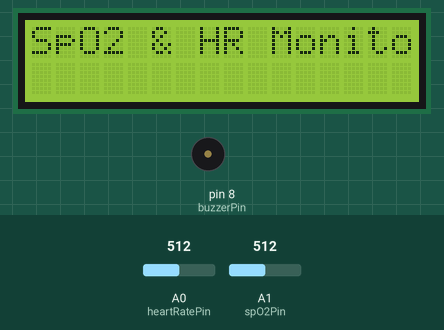
The sketch below on a simulated Arduino Uno, built with avr-gcc and run on an emulated ATmega328P. Shown: 16×2 character LCD, buzzer (waves = sounding, pin HIGH). The test bench sets the inputs (shaded band); at power-on: A0 (heartRatePin) = 512, A1 (spO2Pin) = 512. The modem accepts every AT command (registered, SIM ready, sends succeed) and sends nothing else; what the sketch prints to the serial monitor is not drawn.

Above: at 1.1 s.
At 3.2 s:
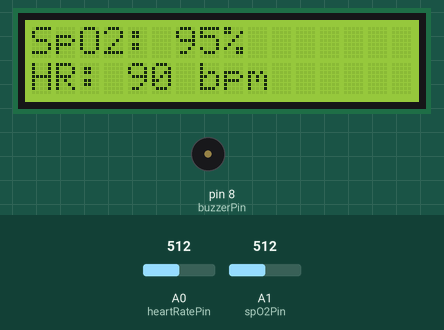
3.3 s: A0 (heartRatePin) set to 716
At 9.5 s:
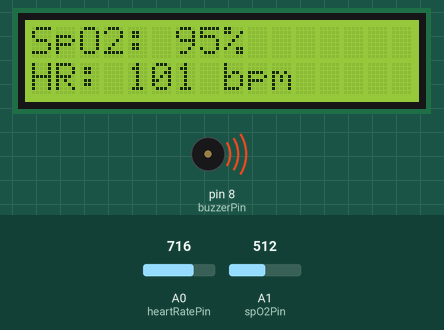
Timing chart, 0 to 10.9 s (numbered marks = the images above; inputs shaded):
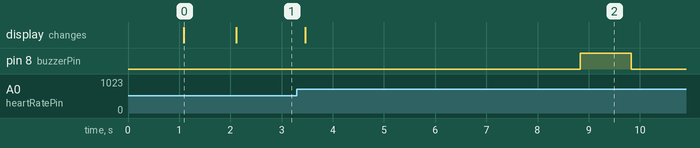

Measured:
- after the input at 3.3 s, pin 8 (buzzerPin): LOW → HIGH after 5.5 s, → LOW 1.0 s later; the display: changes after 0.16 s (image 2)
- what the display in image 0 shows lasts 1.0 s, from 1.1 s to 2.1 s

The sketch:

HEARTBEAT_MONITOR.ino
```cpp
#include <Wire.h>
#include <LiquidCrystal_I2C.h>
#include <SoftwareSerial.h>

// Initialize the LCD with the I2C address 0x27 and dimensions (16x2)
LiquidCrystal_I2C lcd(0x27, 16, 2);

// Initialize SoftwareSerial for GSM module (TX, RX)
SoftwareSerial gsmSerial(2, 3);

// Define pins for the potentiometers and buzzer
const int heartRatePin = A0; // Potentiometer 1 for heart rate
const int spO2Pin = A1; // Potentiometer 2 for SpO2
const int buzzerPin = 8; // Buzzer pin

// Define thresholds for abnormalities
const int heartRateThreshold = 100; // Heart rate above 100 bpm is abnormal
const int spO2Threshold = 95; // SpO2 below 95% is abnormal

// State variables to track the status of alerts
bool heartRateAlertSent = false;
bool spO2AlertSent = false;

void setup() {
  lcd.init(); // Initialize the LCD
  lcd.backlight(); // Turn on the backlight

  Serial.begin(9600); // Initialize serial communication for debugging
  gsmSerial.begin(9600); // Initialize GSM serial communication

  // Set up the buzzer pin
  pinMode(buzzerPin, OUTPUT);
  digitalWrite(buzzerPin, LOW); // Ensure buzzer is off initially

  // Test GSM module with basic AT command
  gsmSerial.println("AT");
  delay(1000);
  if (gsmSerial.available()) {
    Serial.println("GSM Module Ready");
    while (gsmSerial.available()) {
      Serial.write(gsmSerial.read());
    }
  } else {
    Serial.println("GSM Module Not Responding");
  }

  lcd.setCursor(0, 0);
  lcd.print("SpO2 & HR Monitor");
  delay(1000); // Short initializing message delay

  lcd.clear(); // Clear the LCD screen

  pinMode(heartRatePin, INPUT);
  pinMode(spO2Pin, INPUT);
}

void loop() {
  // Read analog values from the potentiometers
  int heartRateValue = analogRead(heartRatePin);
  int spO2Value = analogRead(spO2Pin);

  // Convert potentiometer values to usable data
  int heartRate = map(heartRateValue, 0, 1023, 60, 120); // Map to a typical heart rate range (60 - 120 bpm)
  int spO2 = map(spO2Value, 0, 1023, 90, 100); // Map to a typical SpO2 range (90% - 100%)

  // Display the values on the LCD
  lcd.setCursor(0, 0);
  lcd.print("SpO2: ");
  lcd.print(spO2);
  lcd.print("%   "); // Add spaces to ensure the display is cleared properly

  lcd.setCursor(0, 1);
  lcd.print("HR: ");
  lcd.print(heartRate);
  lcd.print(" bpm "); // Add spaces to ensure the display is cleared properly

  // Check for abnormalities and handle alerts
  if (heartRate > heartRateThreshold && !heartRateAlertSent) {
    sendSMSAlert("Alert! Heart rate above 100 bpm: " + String(heartRate) + " bpm");
    heartRateAlertSent = true; // Mark alert as sent
    soundAlarm(); // Sound the buzzer for the abnormal heart rate
  } else if (heartRate <= heartRateThreshold) {
    heartRateAlertSent = false; // Reset alert status when heart rate returns to normal
  }

  if (spO2 < spO2Threshold && !spO2AlertSent) {
    sendSMSAlert("Alert! SpO2 below 95%: " + String(spO2) + "%");
    spO2AlertSent = true; // Mark alert as sent
    soundAlarm(); // Sound the buzzer for the abnormal SpO2
  } else if (spO2 >= spO2Threshold) {
    spO2AlertSent = false; // Reset alert status when SpO2 returns to normal
  }

  // Turn off the buzzer if no abnormal conditions are detected
  if (!heartRateAlertSent && !spO2AlertSent) {
    digitalWrite(buzzerPin, LOW); // Ensure the buzzer is off
  }

  // Update display every 200 ms
  delay(200);
}

void sendSMSAlert(String message) {
  Serial.println("Sending SMS: " + message);

  gsmSerial.println("AT+CMGF=1"); // Set GSM to text mode
  delay(100);
  gsmSerial.println("AT+CMGS=\"+1234567890\""); // Replace with recipient's phone number
  delay(100);
  gsmSerial.print(message); // Send the alert message
  delay(100);
  gsmSerial.write(26); // Ctrl+Z to send the SMS
  delay(5000); // Wait for the SMS to be sent

  // Print the GSM response
  while (gsmSerial.available()) {
    Serial.write(gsmSerial.read());
  }
}

void soundAlarm() {
  digitalWrite(buzzerPin, HIGH); // Turn on the buzzer
  delay(1000); // Sound the alarm for 1 second
  digitalWrite(buzzerPin, LOW); // Turn off the buzzer
}
```
